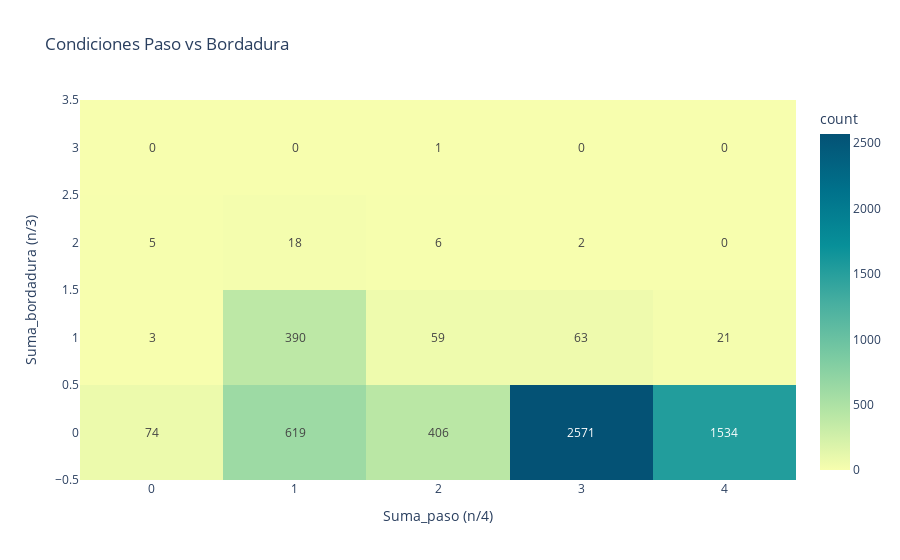

The cell this chart's notebook holds for it:
### Code cell
fig = px.density_heatmap(df_final, x="Suma_paso (n/4)", y="Suma_bordadura (n/3)",text_auto=True,color_continuous_scale='BLUYL',title='Condiciones Paso vs Bordadura')
fig.show()

### Figure 1 — Plotly figure (JSON) as saved in the notebook; plotly's stock layout.template omitted (floating-point values rounded to 4 significant figures; data arrays with more than 128 entries replaced by an {"elided": "..."} marker saying what was removed)
{"data": [{"coloraxis": "coloraxis", "hovertemplate": "Suma_paso (n/4)=%{x}<br>Suma_bordadura (n/3)=%{y}<br>count=%{z}<extra></extra>", "name": "", "texttemplate": "%{z}", "type": "histogram2d", "x": {"elided": "5772 int values"}, "xaxis": "x", "xbingroup": "x", "y": {"elided": "5772 int values"}, "yaxis": "y", "ybingroup": "y"}], "layout": {"coloraxis": {"colorbar": {"title": {"text": "count"}}, "colorscale": [[0, "rgb(247, 254, 174)"], [0.1667, "rgb(183, 230, 165)"], [0.3333, "rgb(124, 203, 162)"], [0.5, "rgb(70, 174, 160)"], [0.6667, "rgb(8, 144, 153)"], [0.8333, "rgb(0, 113, 139)"], [1, "rgb(4, 82, 117)"]]}, "legend": {"tracegroupgap": 0}, "title": {"text": "Condiciones Paso vs Bordadura"}, "xaxis": {"anchor": "y", "domain": [0, 1], "title": {"text": "Suma_paso (n/4)"}}, "yaxis": {"anchor": "x", "domain": [0, 1], "title": {"text": "Suma_bordadura (n/3)"}}}}
